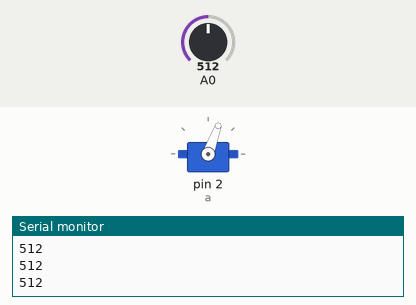
Simulated run of this sketch. Board: Arduino Uno, built with avr-gcc and run on an emulated ATmega328P. Shown: servo, the last lines printed to the serial monitor. Inputs (shaded band) come from the test bench; at power-on: A0 = 512.

Above: at 1.2 s.
1.3 s: A0 set to 85
2.8 s: A0 set to 74
At 3.7 s:
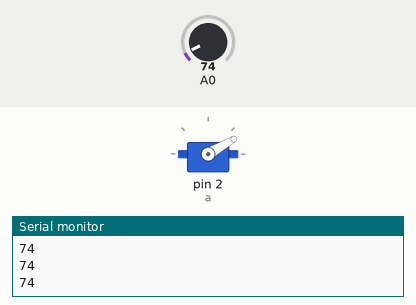
4.3 s: A0 set to 90
At 4.7 s:
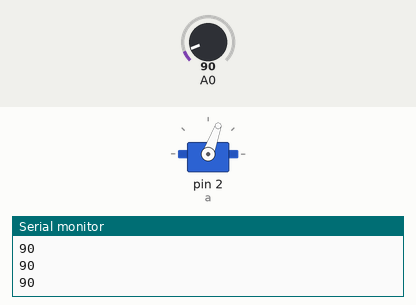
5.8 s: A0 set to 70
At 7.1 s:
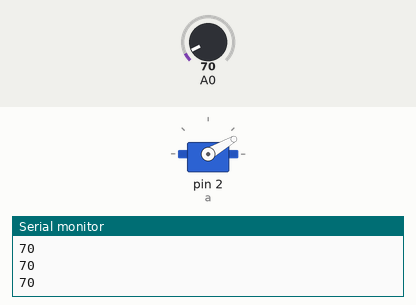
Timing chart, 0 to 8.3 s (numbered marks = the images above; inputs shaded):
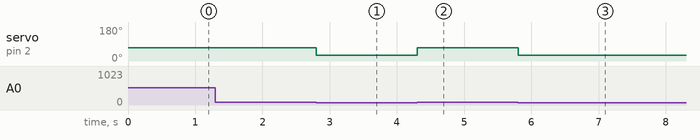

The sketch:

Dinasor.ino
```cpp
#include <Servo.h>
Servo a;
void setup() {
  pinMode(A0, INPUT);
  Serial.begin(9600);
  a.attach(2);
  a.write(70);
}

void loop() {
  if (analogRead (A0)<80)
  {
    a.write(30);
  }
  else if (analogRead(A0)>=80)
  {
    a.write(70);
  }
  Serial.println(analogRead(A0));
}
```

Measured:
- the behaviour switches between 80 and 79 on A0 (found by bisection; images 0 and 1)
- after the input at 2.8 s, servo on pin 2 (a): 70° → 30° at once
- after the input at 4.3 s, servo on pin 2 (a): 30° → 70° at once
- after the input at 5.8 s, servo on pin 2 (a): 70° → 30° at once
